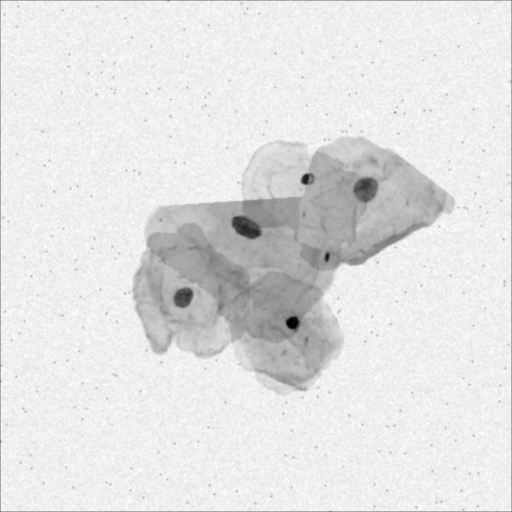
#> input picture filtering_threshold_otsu_watershed_images_region_growing/train_019.png, 512 x 512 px, found by its file name
$ python image_filtering.py   (older library calls are emulated)
#> lines starting #> are read from the running program, lines starting #| are printed output that depends on the picture
import cv2
import numpy as np
import matplotlib.pyplot as plt

def apply_filters(image_path):

    img = cv2.imread(image_path)
#> img is the input picture: shape (512, 512, 3); min 0, max 255, mean 226.6
    img = cv2.cvtColor(img, cv2.COLOR_BGR2RGB)

    sobel_x = cv2.Sobel(img, cv2.CV_64F, 1, 0, ksize=3)
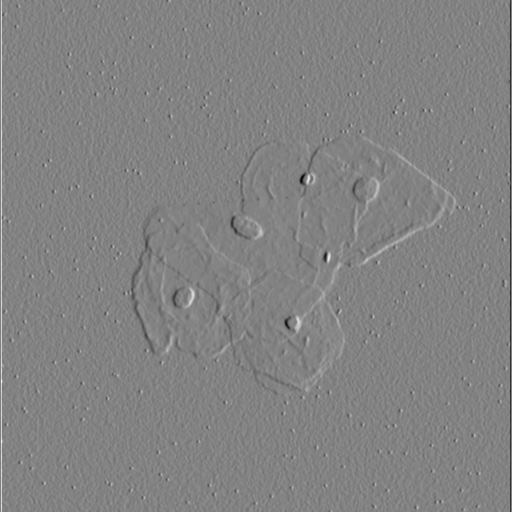
#> sobel_x: shape (512, 512, 3) float64; min -451, max 429, mean 0; drawn with min black and max white
    sobel_y = cv2.Sobel(img, cv2.CV_64F, 0, 1, ksize=3)
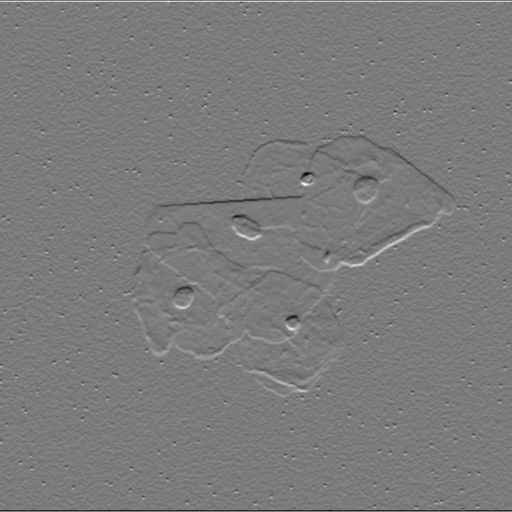
#> sobel_y: shape (512, 512, 3) float64; min -427, max 454, mean 0; drawn with min black and max white
    sobel_combined = np.sqrt(sobel_x**2 + sobel_y**2)
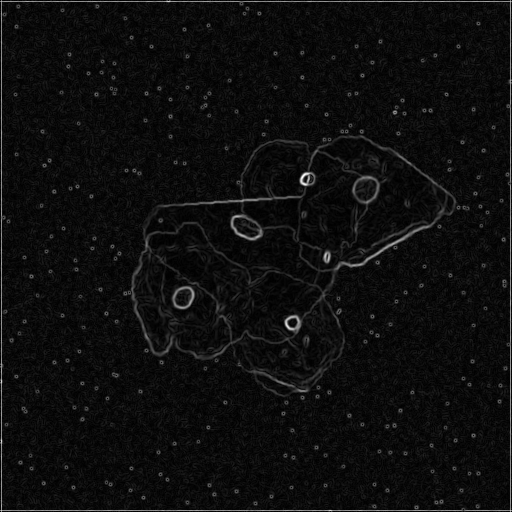
#> sobel_combined: shape (512, 512, 3) float64; min 0, max 495.4, mean 27.8; drawn with min black and max white

    median_filtered = cv2.medianBlur(img, 5)

    gaussian_filtered = cv2.GaussianBlur(img, (5,5), 0)

    plt.figure(figsize=(12,8))

    # Original Image
    plt.subplot(2,2,1)
    plt.title('Original Image')
    plt.imshow(img)
    plt.axis('off')

    # Sobel Filter
    plt.subplot(2,2,2)
    plt.title('Sobel Filter (Edge Detection)')
    plt.imshow(sobel_combined, cmap='gray')
    plt.axis('off')

    # Median Filter
    plt.subplot(2,2,3)
    plt.title('Median Filter (Noise Reduction)')
    plt.imshow(median_filtered)
    plt.axis('off')

    # Gaussian Filter
    plt.subplot(2,2,4)
    plt.title('Gaussian Filter (Smoothing)')
    plt.imshow(gaussian_filtered)
    plt.axis('off')

    plt.tight_layout()
    plt.show()
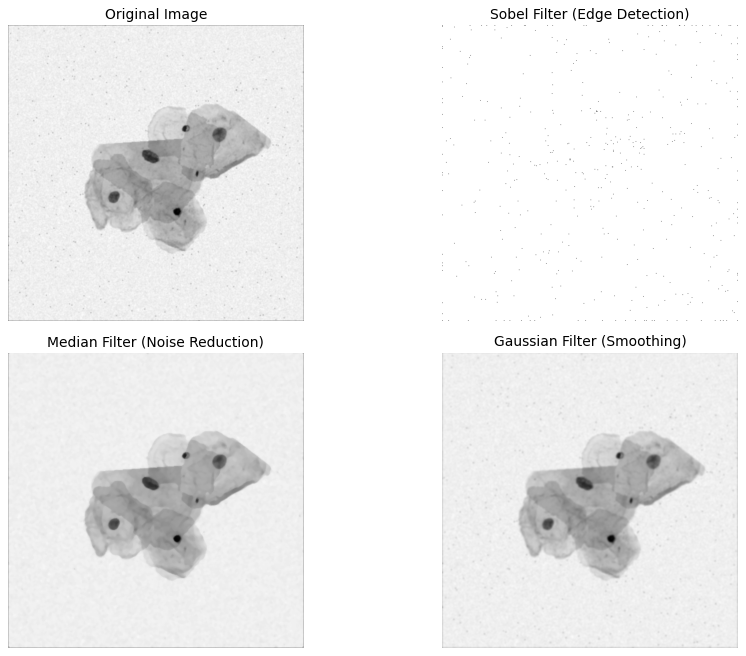
#> figure drawn by matplotlib, 4 panels

# Call the function
apply_filters(r'C:\Users\Manthan\Desktop\CV_DL_Practicals\filtering_threshold_otsu_watershed_images_region_growing\train_019.png')

$ run again, with filtering_threshold_otsu_watershed_images_region_growing/train_000.png copied over filtering_threshold_otsu_watershed_images_region_growing/train_019.png
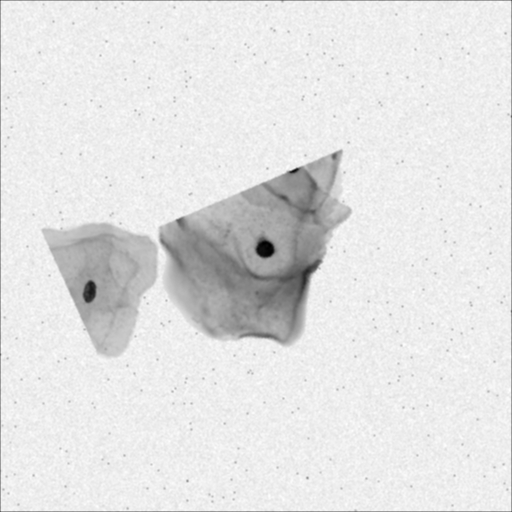
#> input picture filtering_threshold_otsu_watershed_images_region_growing/train_000.png, 512 x 512 px, found by its file name
#> in apply_filters, img is the input picture: shape (512, 512, 3); min 0, max 255, mean 227.1
#> in apply_filters, `sobel_combined = np.sqrt(sobel_x**2 + sobel_y**2)`:
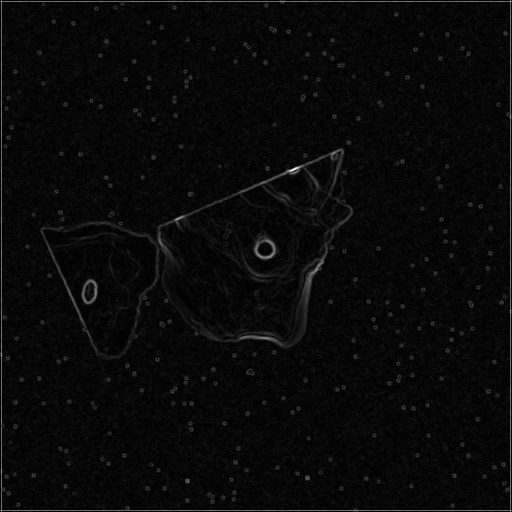
#> sobel_combined: shape (512, 512, 3) float64; min 0, max 758.8, mean 28.2; drawn with min black and max white
#> in apply_filters, `plt.show()`:
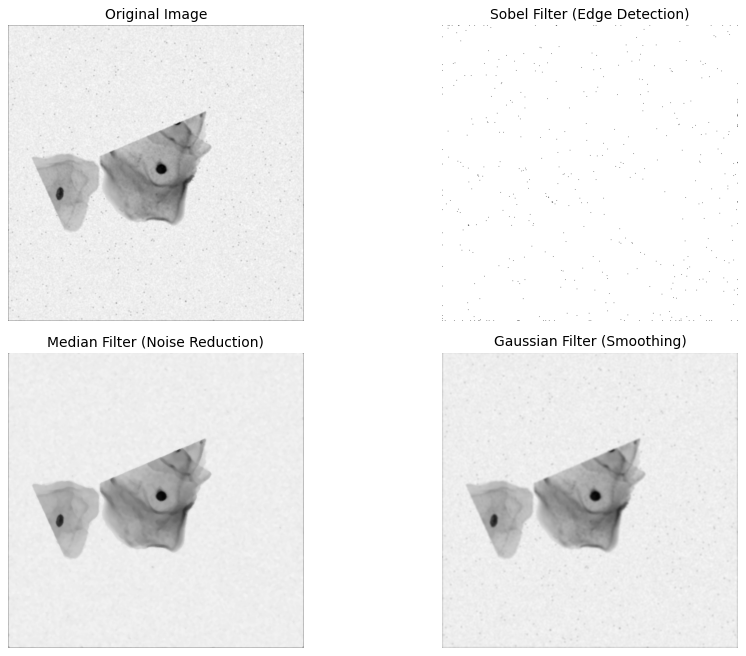
#> figure drawn by matplotlib, 4 panels

$ run again, with filtering_threshold_otsu_watershed_images_region_growing/train_001.png copied over filtering_threshold_otsu_watershed_images_region_growing/train_019.png
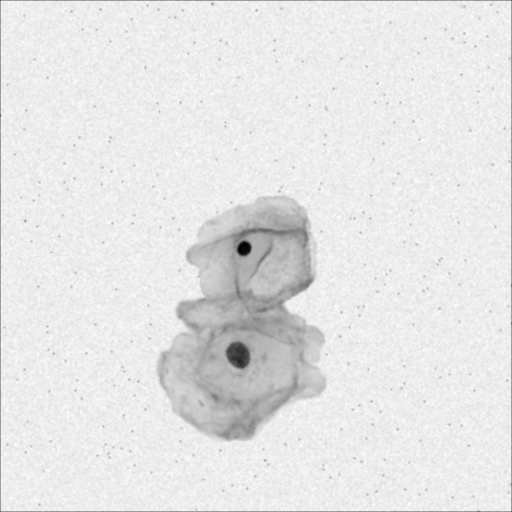
#> input picture filtering_threshold_otsu_watershed_images_region_growing/train_001.png, 512 x 512 px, found by its file name
#> in apply_filters, img is the input picture: shape (512, 512, 3); min 0, max 255, mean 229.6
#> in apply_filters, `sobel_combined = np.sqrt(sobel_x**2 + sobel_y**2)`:
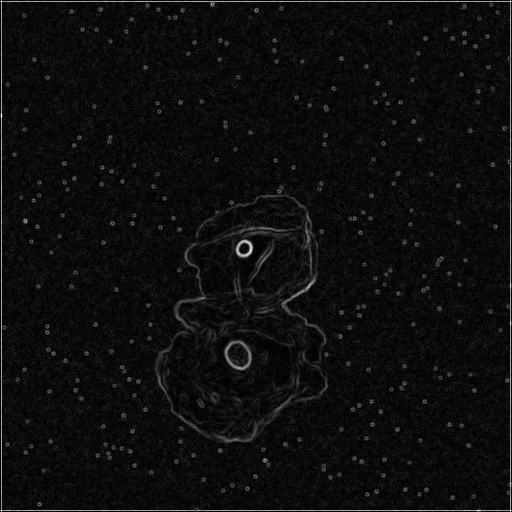
#> sobel_combined: shape (512, 512, 3) float64; min 0, max 497.1, mean 27.8; drawn with min black and max white
#> in apply_filters, `plt.show()`:
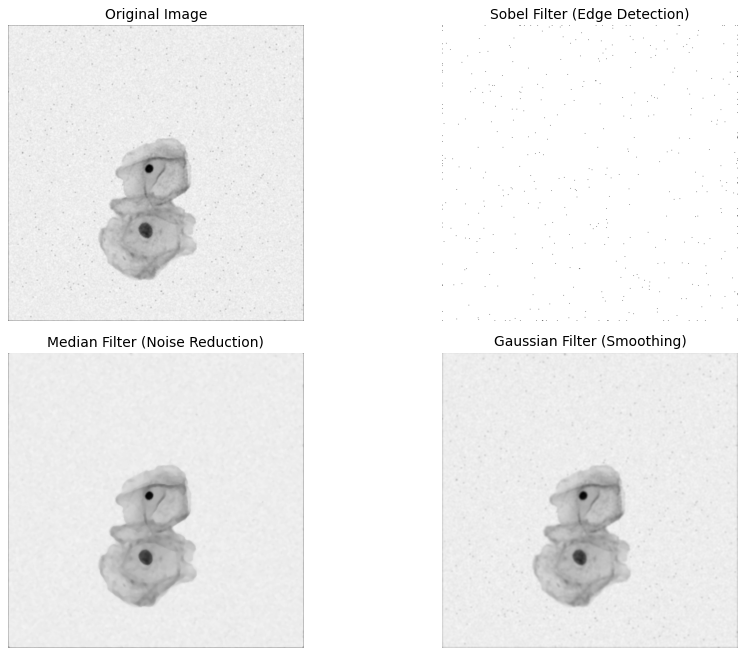
#> figure drawn by matplotlib, 4 panels

$ run again, with filtering_threshold_otsu_watershed_images_region_growing/train_002.png copied over filtering_threshold_otsu_watershed_images_region_growing/train_019.png
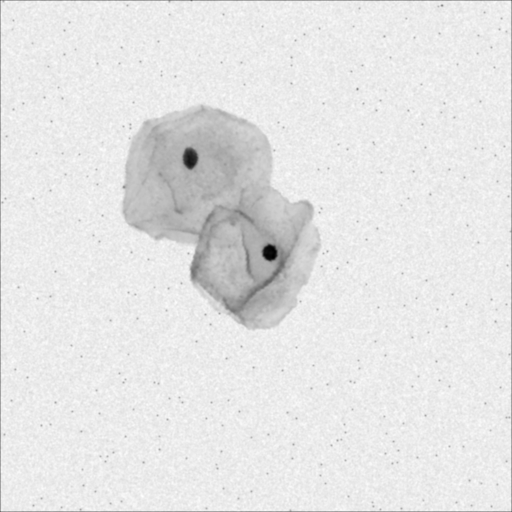
#> input picture filtering_threshold_otsu_watershed_images_region_growing/train_002.png, 512 x 512 px, found by its file name
#> in apply_filters, img is the input picture: shape (512, 512, 3); min 0, max 255, mean 228.9
#> in apply_filters, `sobel_combined = np.sqrt(sobel_x**2 + sobel_y**2)`:
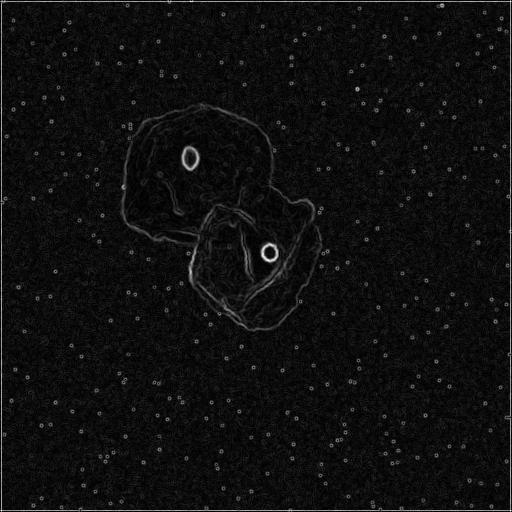
#> sobel_combined: shape (512, 512, 3) float64; min 0, max 461.4, mean 28.1; drawn with min black and max white
#> in apply_filters, `plt.show()`:
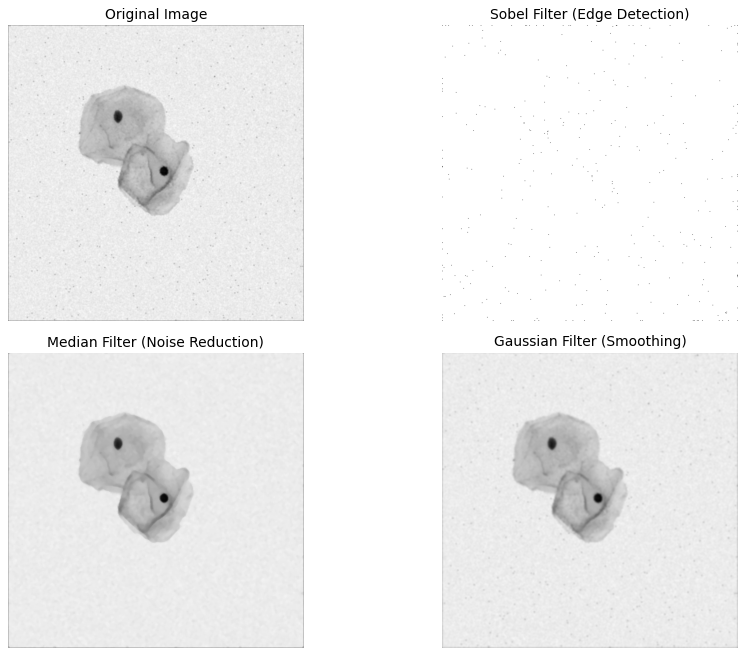
#> figure drawn by matplotlib, 4 panels
